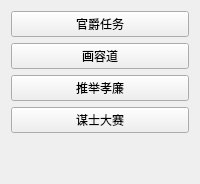
      <widget class="QWidget" name="tab_2">
       <attribute name="title">
        <string>日常活动</string>
       </attribute>
       <layout class="QGridLayout" name="gridLayout_3">
        <property name="sizeConstraint">
         <enum>QLayout::SizeConstraint::SetDefaultConstraint</enum>
        </property>
        <item row="1" column="0">
         <widget class="QPushButton" name="pushButton_3">
          <property name="text">
           <string>官爵任务</string>
          </property>
         </widget>
        </item>
        <item row="5" column="0">
         <widget class="QPushButton" name="pushButton_6">
          <property name="text">
           <string>谋士大赛</string>
          </property>
         </widget>
        </item>
        <item row="2" column="0">
         <widget class="QPushButton" name="pushButton_4">
          <property name="text">
           <string>画容道</string>
          </property>
         </widget>
        </item>
        <item row="4" column="0">
         <widget class="QPushButton" name="pushButton_5">
          <property name="text">
           <string>推举孝廉</string>
          </property>
         </widget>
        </item>
        <item row="6" column="0">
         <spacer name="verticalSpacer_2">
          <property name="orientation">
           <enum>Qt::Orientation::Vertical</enum>
          </property>
          <property name="sizeHint" stdset="0">
           <size>
            <width>20</width>
            <height>40</height>
           </size>
          </property>
         </spacer>
        </item>
       </layout>
      </widget>
